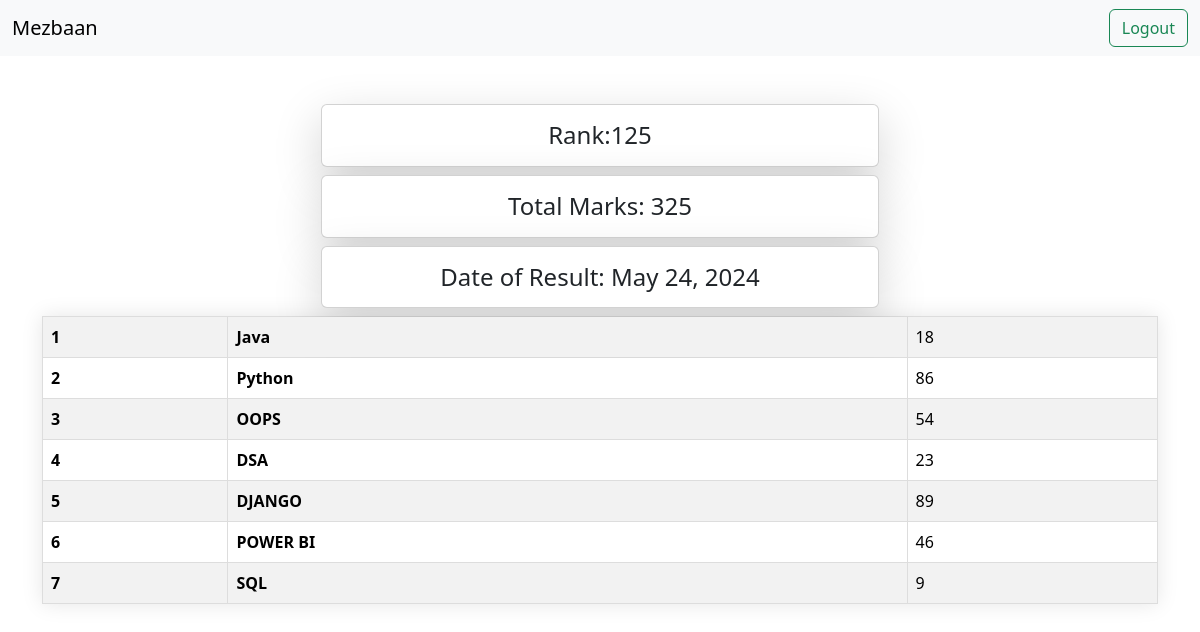
/see_marks/STU-0277, run on the app's committed database.
### vege/models.py (models this page shows, shortened)
class SubjectMarks(models.Model):
  student = models.ForeignKey(Student , related_name="studentmarks", on_delete=models.CASCADE)
  subject = models.ForeignKey(Subject, on_delete=models.CASCADE)
  marks = models.IntegerField()
  class Meta:
    unique_together = ['student', 'subject']

class Student(models.Model):
  department = models.ForeignKey(Department , related_name="depart", on_delete=models.CASCADE)
  student_id = models.OneToOneField(StudentID, related_name="studentid", on_delete=models.CASCADE)
  student_name = models.CharField(max_length=100)
  student_age = models.IntegerField(default=18)
  student_email = models.EmailField(unique=True)
  student_address = models.TextField()
  class Meta:
    ordering = ['student_name']
    verbose_name = 'student'

class ReportCard(models.Model):
  student = models.ForeignKey(Student , related_name="studentreportcard", on_delete=models.CASCADE)
  student_rank = models.IntegerField()
  date_of_reportCard_generation = models.DateField(auto_now_add=True)
  class Meta:
    unique_together = ['student_rank', 'date_of_reportCard_generation']

class Subject(models.Model):
  subject_name = models.CharField(max_length=100)

### vege/views.py (the view)
# urls.py: path('see_marks/<student_id>', see_marks , name = "see_marks"),
def see_marks(request, student_id):
  queryset = SubjectMarks.objects.filter(student__student_id__student_id= student_id)
  total_marks = queryset.aggregate(total_marks = Sum('marks'))
  return render(request, 'reports/see_marks.html', {'queryset': queryset , 'total_marks': total_marks})

### home/templates/reports/see_marks.html (shortened to what this page needs)
<!DOCTYPE html>
<html lang="en">
<head>
  <link href="https://cdn.jsdelivr.net/npm/bootstrap@5.3.3/dist/css/bootstrap.min.css" rel="stylesheet">
</head>
<body>
  <nav class="navbar bg-body-tertiary">
    <div class="container-fluid">
      <a class="navbar-brand">Mezbaan</a>
        <a href="/logout/" class="btn btn-outline-success" type="submit">Logout</a>
    </div>
  </nav>
  <div class="container mt-5">
    <h4 class="col-6 mx-auto card p-3 shadow-lg text-center">Rank:{{queryset.first.student.studentreportcard.first.student_rank}}</h4>
  <h4 class="col-6 mx-auto card p-3 shadow-lg text-center">Total Marks: {{total_marks.total_marks}} </h4>
    <table class="table table-striped">
      <h4 class="col-6 mx-auto card p-3 shadow-lg text-center">Date of Result: {{queryset.first.student.studentreportcard.first.date_of_reportCard_generation}}</h4>
      <tbody>
        {% for marks in queryset %}
        <tr>
          <th scope="row">{{forloop.counter}}</th>
          <td>
             <b> {{marks.subject.subject_name}} </b>
            </td>
          <td>{{marks.marks}}</td>
        </tr>
        {% endfor %}
      </tbody>
    </table>
    </div>
</body>
</html>

### home/templates/reports/see_marks.html (style rules this page uses)
body { background: url(https://i.pinimg.com/564x/ee/82/7b/ee827bd3d128d9c3a5f5eb9c334f6b36.jpg); }
table { border-collapse: collapse; overflow: hidden; box-shadow: 0 0 20px rgba(0,0,0,0.1); background-color: white; margin-bottom: 10px; }
th, td { padding: 15px; background-color: rgba(255,255,255,0.2); color: black; border: 1px solid #ddd; }
th { text-align: left; }

### data on the page
SubjectMarks: first.student.studentreportcard.first.student_rank "125", first.student.studentreportcard.first.date_of_reportCard_generation "May 24, 2024", subject.subject_name "Java", marks "18"
SubjectMarks: subject.subject_name "Python", marks "86"
SubjectMarks: subject.subject_name "OOPS", marks "54"
SubjectMarks: subject.subject_name "DSA", marks "23"
SubjectMarks: subject.subject_name "DJANGO", marks "89"
SubjectMarks: subject.subject_name "POWER BI", marks "46"
SubjectMarks: subject.subject_name "SQL", marks "9"

### other printed values
{{ total_marks.total_marks }} "325"
